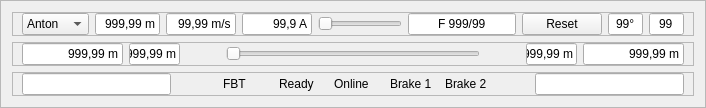
     <widget class="QFrame" name="frameHeader">
      <property name="layoutDirection">
       <enum>Qt::LayoutDirection::LeftToRight</enum>
      </property>
      <property name="frameShape">
       <enum>QFrame::Shape::StyledPanel</enum>
      </property>
      <layout class="QVBoxLayout" name="verticalLayout_2">
       <item>
        <widget class="QFrame" name="frameHeaderTop">
         <property name="frameShape">
          <enum>QFrame::Shape::StyledPanel</enum>
         </property>
         <property name="frameShadow">
          <enum>QFrame::Shadow::Raised</enum>
         </property>
         <layout class="QHBoxLayout" name="horizontalLayout" stretch="0,0,0,0,0,0,0,0,0">
          <property name="topMargin">
           <number>0</number>
          </property>
          <property name="bottomMargin">
           <number>0</number>
          </property>
          <item>
           <widget class="QComboBox" name="cmbAxis">
            <property name="minimumSize">
             <size>
              <width>0</width>
              <height>0</height>
             </size>
            </property>
            <item>
             <property name="text">
              <string>Anton</string>
             </property>
            </item>
            <item>
             <property name="text">
              <string>Debby</string>
             </property>
            </item>
            <item>
             <property name="text">
              <string>Burt</string>
             </property>
            </item>
            <item>
             <property name="text">
              <string>Cecil</string>
             </property>
            </item>
            <item>
             <property name="text">
              <string>SIMUL</string>
             </property>
            </item>
           </widget>
          </item>
          <item>
           <widget class="QLineEdit" name="txtPos">
            <property name="minimumSize">
             <size>
              <width>0</width>
              <height>0</height>
             </size>
            </property>
            <property name="maximumSize">
             <size>
              <width>65</width>
              <height>16777215</height>
             </size>
            </property>
            <property name="text">
             <string>999,99 m</string>
            </property>
            <property name="alignment">
             <set>Qt::AlignmentFlag::AlignRight|Qt::AlignmentFlag::AlignTrailing|Qt::AlignmentFlag::AlignVCenter</set>
            </property>
            <property name="readOnly">
             <bool>true</bool>
            </property>
           </widget>
          </item>
          <item>
           <widget class="QLineEdit" name="txtVel">
            <property name="minimumSize">
             <size>
              <width>0</width>
              <height>0</height>
             </size>
            </property>
            <property name="maximumSize">
             <size>
              <width>70</width>
              <height>16777215</height>
             </size>
            </property>
            <property name="text">
             <string>99,99 m/s</string>
            </property>
            <property name="alignment">
             <set>Qt::AlignmentFlag::AlignRight|Qt::AlignmentFlag::AlignTrailing|Qt::AlignmentFlag::AlignVCenter</set>
            </property>
            <property name="readOnly">
             <bool>true</bool>
            </property>
           </widget>
          </item>
          <item>
           <widget class="QLineEdit" name="txtAmp">
            <property name="sizePolicy">
             <sizepolicy hsizetype="Expanding" vsizetype="Fixed">
              <horstretch>0</horstretch>
              <verstretch>0</verstretch>
             </sizepolicy>
            </property>
            <property name="minimumSize">
             <size>
              <width>0</width>
              <height>0</height>
             </size>
            </property>
            <property name="maximumSize">
             <size>
              <width>70</width>
              <height>16777215</height>
             </size>
            </property>
            <property name="text">
             <string>99,9 A</string>
            </property>
            <property name="alignment">
             <set>Qt::AlignmentFlag::AlignRight|Qt::AlignmentFlag::AlignTrailing|Qt::AlignmentFlag::AlignVCenter</set>
            </property>
            <property name="readOnly">
             <bool>true</bool>
            </property>
           </widget>
          </item>
          <item>
           <widget class="QSlider" name="sldVelCmd">
            <property name="sizePolicy">
             <sizepolicy hsizetype="MinimumExpanding" vsizetype="Fixed">
              <horstretch>0</horstretch>
              <verstretch>0</verstretch>
             </sizepolicy>
            </property>
            <property name="minimumSize">
             <size>
              <width>0</width>
              <height>0</height>
             </size>
            </property>
            <property name="orientation">
             <enum>Qt::Orientation::Horizontal</enum>
            </property>
           </widget>
          </item>
          <item>
           <widget class="QLineEdit" name="txtMainAmpStatus">
            <property name="minimumSize">
             <size>
              <width>0</width>
              <height>0</height>
             </size>
            </property>
            <property name="maximumSize">
             <size>
              <width>130</width>
              <height>16777215</height>
             </size>
            </property>
            <property name="text">
             <string>F 999/99</string>
            </property>
            <property name="alignment">
             <set>Qt::AlignmentFlag::AlignCenter</set>
            </property>
            <property name="readOnly">
             <bool>true</bool>
            </property>
           </widget>
          </item>
          <item>
           <widget class="QPushButton" name="btnReset">
            <property name="minimumSize">
             <size>
              <width>0</width>
              <height>0</height>
             </size>
            </property>
            <property name="text">
             <string>Reset</string>
            </property>
           </widget>
          </item>
          <item>
           <widget class="QLineEdit" name="txtTemp">
            <property name="minimumSize">
             <size>
              <width>0</width>
              <height>0</height>
             </size>
            </property>
            <property name="maximumSize">
             <size>
              <width>35</width>
              <height>16777215</height>
             </size>
            </property>
            <property name="text">
             <string>99°</string>
            </property>
            <property name="alignment">
             <set>Qt::AlignmentFlag::AlignCenter</set>
            </property>
            <property name="readOnly">
             <bool>true</bool>
            </property>
           </widget>
          </item>
          <item>
           <widget class="QLineEdit" name="txtTick">
            <property name="minimumSize">
             <size>
              <width>0</width>
              <height>0</height>
             </size>
            </property>
            <property name="maximumSize">
             <size>
              <width>35</width>
              <height>16777215</height>
             </size>
            </property>
            <property name="text">
             <string>99</string>
            </property>
            <property name="alignment">
             <set>Qt::AlignmentFlag::AlignCenter</set>
            </property>
            <property name="readOnly">
             <bool>true</bool>
            </property>
           </widget>
          </item>
         </layout>
        </widget>
       </item>
       <item>
        <widget class="QFrame" name="frameHeaderLimits">
         <property name="sizePolicy">
          <sizepolicy hsizetype="Preferred" vsizetype="Preferred">
           <horstretch>0</horstretch>
           <verstretch>0</verstretch>
          </sizepolicy>
         </property>
         <property name="frameShape">
          <enum>QFrame::Shape::StyledPanel</enum>
         </property>
         <property name="frameShadow">
          <enum>QFrame::Shadow::Raised</enum>
         </property>
         <layout class="QHBoxLayout" name="horizontalLayout_3" stretch="2,1,0,5,0,1,2">
          <property name="topMargin">
           <number>0</number>
          </property>
          <property name="bottomMargin">
           <number>0</number>
          </property>
          <item>
           <widget class="QLineEdit" name="txtLimitHardMin">
            <property name="sizePolicy">
             <sizepolicy hsizetype="Expanding" vsizetype="Fixed">
              <horstretch>0</horstretch>
              <verstretch>0</verstretch>
             </sizepolicy>
            </property>
            <property name="maximumSize">
             <size>
              <width>16777215</width>
              <height>16777215</height>
             </size>
            </property>
            <property name="text">
             <string>999,99 m</string>
            </property>
            <property name="alignment">
             <set>Qt::AlignmentFlag::AlignRight|Qt::AlignmentFlag::AlignTrailing|Qt::AlignmentFlag::AlignVCenter</set>
            </property>
           </widget>
          </item>
          <item>
           <widget class="QLineEdit" name="txtLimitUserMin">
            <property name="sizePolicy">
             <sizepolicy hsizetype="Expanding" vsizetype="Fixed">
              <horstretch>0</horstretch>
              <verstretch>0</verstretch>
             </sizepolicy>
            </property>
            <property name="maximumSize">
             <size>
              <width>16777215</width>
              <height>16777215</height>
             </size>
            </property>
            <property name="text">
             <string>999,99 m</string>
            </property>
            <property name="alignment">
             <set>Qt::AlignmentFlag::AlignRight|Qt::AlignmentFlag::AlignTrailing|Qt::AlignmentFlag::AlignVCenter</set>
            </property>
           </widget>
          </item>
          <item>
           <spacer name="spHdrLimitsGapLeft">
            <property name="orientation">
             <enum>Qt::Orientation::Horizontal</enum>
            </property>
            <property name="sizeHint" stdset="0">
             <size>
              <width>40</width>
              <height>20</height>
             </size>
            </property>
           </spacer>
          </item>
          <item>
           <widget class="QSlider" name="sldLimitRange">
            <property name="sizePolicy">
             <sizepolicy hsizetype="Expanding" vsizetype="Fixed">
              <horstretch>0</horstretch>
              <verstretch>0</verstretch>
             </sizepolicy>
            </property>
            <property name="minimumSize">
             <size>
              <width>0</width>
              <height>0</height>
             </size>
            </property>
            <property name="baseSize">
             <size>
              <width>0</width>
              <height>0</height>
             </size>
            </property>
            <property name="orientation">
             <enum>Qt::Orientation::Horizontal</enum>
            </property>
           </widget>
          </item>
          <item>
           <spacer name="spHdrLimitsGapRight">
            <property name="orientation">
             <enum>Qt::Orientation::Horizontal</enum>
            </property>
            <property name="sizeHint" stdset="0">
             <size>
              <width>40</width>
              <height>20</height>
             </size>
            </property>
           </spacer>
          </item>
          <item>
           <widget class="QLineEdit" name="txtLimitUserMax">
            <property name="sizePolicy">
             <sizepolicy hsizetype="Expanding" vsizetype="Fixed">
              <horstretch>0</horstretch>
              <verstretch>0</verstretch>
             </sizepolicy>
            </property>
            <property name="maximumSize">
             <size>
              <width>16777215</width>
              <height>16777215</height>
             </size>
            </property>
            <property name="text">
             <string>999,99 m</string>
            </property>
            <property name="alignment">
             <set>Qt::AlignmentFlag::AlignRight|Qt::AlignmentFlag::AlignTrailing|Qt::AlignmentFlag::AlignVCenter</set>
            </property>
           </widget>
          </item>
          <item>
           <widget class="QLineEdit" name="txtLimitHardMax">
            <property name="sizePolicy">
             <sizepolicy hsizetype="Expanding" vsizetype="Fixed">
              <horstretch>0</horstretch>
              <verstretch>0</verstretch>
             </sizepolicy>
            </property>
            <property name="maximumSize">
             <size>
              <width>16777215</width>
              <height>16777215</height>
             </size>
            </property>
            <property name="text">
             <string>999,99 m</string>
            </property>
            <property name="alignment">
             <set>Qt::AlignmentFlag::AlignRight|Qt::AlignmentFlag::AlignTrailing|Qt::AlignmentFlag::AlignVCenter</set>
            </property>
           </widget>
          </item>
         </layout>
        </widget>
       </item>
       <item>
        <widget class="QFrame" name="frameHeaderIndicators">
         <property name="frameShape">
          <enum>QFrame::Shape::StyledPanel</enum>
         </property>
         <property name="frameShadow">
          <enum>QFrame::Shadow::Raised</enum>
         </property>
         <layout class="QHBoxLayout" name="horizontalLayout_2" stretch="3,0,1,1,1,1,1,0,3">
          <property name="topMargin">
           <number>0</number>
          </property>
          <property name="bottomMargin">
           <number>0</number>
          </property>
          <item>
           <widget class="QLineEdit" name="txtHdrBannerLeft">
            <property name="sizePolicy">
             <sizepolicy hsizetype="Expanding" vsizetype="Fixed">
              <horstretch>0</horstretch>
              <verstretch>0</verstretch>
             </sizepolicy>
            </property>
            <property name="alignment">
             <set>Qt::AlignmentFlag::AlignCenter</set>
            </property>
           </widget>
          </item>
          <item>
           <spacer name="horizontalSpacer">
            <property name="orientation">
             <enum>Qt::Orientation::Horizontal</enum>
            </property>
            <property name="sizeHint" stdset="0">
             <size>
              <width>40</width>
              <height>20</height>
             </size>
            </property>
           </spacer>
          </item>
          <item>
           <layout class="QHBoxLayout" name="layoutLedFBT">
            <property name="spacing">
             <number>6</number>
            </property>
            <property name="leftMargin">
             <number>0</number>
            </property>
            <property name="topMargin">
             <number>0</number>
            </property>
            <property name="rightMargin">
             <number>0</number>
            </property>
            <property name="bottomMargin">
             <number>0</number>
            </property>
            <item>
             <widget class="QFrame" name="dotHdrFbt" />
            </item>
            <item>
             <widget class="QLabel" name="lblHdrFbt">
              <property name="text">
               <string>FBT</string>
              </property>
             </widget>
            </item>
            <item>
             <spacer name="spFBT_2">
              <property name="orientation">
               <enum>Qt::Orientation::Horizontal</enum>
              </property>
              <property name="sizeHint" stdset="0">
               <size>
                <width>10</width>
                <height>10</height>
               </size>
              </property>
             </spacer>
            </item>
           </layout>
          </item>
          <item>
           <layout class="QHBoxLayout" name="layoutLedReady">
            <property name="spacing">
             <number>6</number>
            </property>
            <property name="leftMargin">
             <number>0</number>
            </property>
            <property name="topMargin">
             <number>0</number>
            </property>
            <property name="rightMargin">
             <number>0</number>
            </property>
            <property name="bottomMargin">
             <number>0</number>
            </property>
            <item>
             <widget class="QFrame" name="dotHdrReady" />
            </item>
            <item>
             <widget class="QLabel" name="lblHdrReady">
              <property name="text">
               <string>Ready</string>
              </property>
             </widget>
            </item>
            <item>
             <spacer name="spReady_2">
              <property name="orientation">
               <enum>Qt::Orientation::Horizontal</enum>
              </property>
              <property name="sizeHint" stdset="0">
               <size>
                <width>10</width>
                <height>10</height>
               </size>
              </property>
             </spacer>
            </item>
           </layout>
          </item>
          <item>
           <layout class="QHBoxLayout" name="layoutLedOnline">
            <property name="spacing">
             <number>6</number>
            </property>
            <property name="leftMargin">
             <number>0</number>
            </property>
            <property name="topMargin">
             <number>0</number>
            </property>
            <property name="rightMargin">
             <number>0</number>
            </property>
            <property name="bottomMargin">
             <number>0</number>
            </property>
            <item>
             <widget class="QFrame" name="dotHdrOnline" />
            </item>
            <item>
             <widget class="QLabel" name="lblHdrOnline">
              <property name="text">
               <string>Online</string>
              </property>
             </widget>
            </item>
            <item>
             <spacer name="spOnline_2">
              <property name="orientation">
               <enum>Qt::Orientation::Horizontal</enum>
              </property>
              <property name="sizeHint" stdset="0">
               <size>
                <width>10</width>
                <height>10</height>
               </size>
              </property>
             </spacer>
            </item>
           </layout>
          </item>
          <item>
           <layout class="QHBoxLayout" name="layoutLEDBrk1">
            <property name="spacing">
             <number>6</number>
            </property>
            <property name="leftMargin">
             <number>0</number>
            </property>
            <property name="topMargin">
             <number>0</number>
            </property>
            <property name="rightMargin">
             <number>0</number>
            </property>
            <property name="bottomMargin">
             <number>0</number>
            </property>
            <item>
             <widget class="QFrame" name="dotHdrBrake1" />
            </item>
            <item>
             <widget class="QLabel" name="lblHdrBrk1">
              <property name="text">
               <string>Brake 1</string>
              </property>
             </widget>
            </item>
            <item>
             <spacer name="spBrk1_2">
              <property name="orientation">
               <enum>Qt::Orientation::Horizontal</enum>
              </property>
              <property name="sizeHint" stdset="0">
               <size>
                <width>10</width>
                <height>10</height>
               </size>
              </property>
             </spacer>
            </item>
           </layout>
          </item>
          <item>
           <layout class="QHBoxLayout" name="layoutLedBrk2">
            <property name="spacing">
             <number>6</number>
            </property>
            <property name="leftMargin">
             <number>0</number>
            </property>
            <property name="topMargin">
             <number>0</number>
            </property>
            <property name="rightMargin">
             <number>0</number>
            </property>
            <property name="bottomMargin">
             <number>0</number>
            </property>
            <item>
             <widget class="QFrame" name="dotHdrBrake2" />
            </item>
            <item>
             <widget class="QLabel" name="lblHdrBrk2">
              <property name="text">
               <string>Brake 2</string>
              </property>
             </widget>
            </item>
            <item>
             <spacer name="spBrk2_2">
              <property name="orientation">
               <enum>Qt::Orientation::Horizontal</enum>
              </property>
              <property name="sizeHint" stdset="0">
               <size>
                <width>10</width>
                <height>10</height>
               </size>
              </property>
             </spacer>
            </item>
           </layout>
          </item>
          <item>
           <spacer name="horizontalSpacer_2">
            <property name="orientation">
             <enum>Qt::Orientation::Horizontal</enum>
            </property>
            <property name="sizeHint" stdset="0">
             <size>
              <width>40</width>
              <height>20</height>
             </size>
            </property>
           </spacer>
          </item>
          <item>
           <widget class="QLineEdit" name="txtHdrBannerRight">
            <property name="sizePolicy">
             <sizepolicy hsizetype="Expanding" vsizetype="Fixed">
              <horstretch>0</horstretch>
              <verstretch>0</verstretch>
             </sizepolicy>
            </property>
            <property name="alignment">
             <set>Qt::AlignmentFlag::AlignCenter</set>
            </property>
           </widget>
          </item>
         </layout>
        </widget>
       </item>
      </layout>
     </widget>
